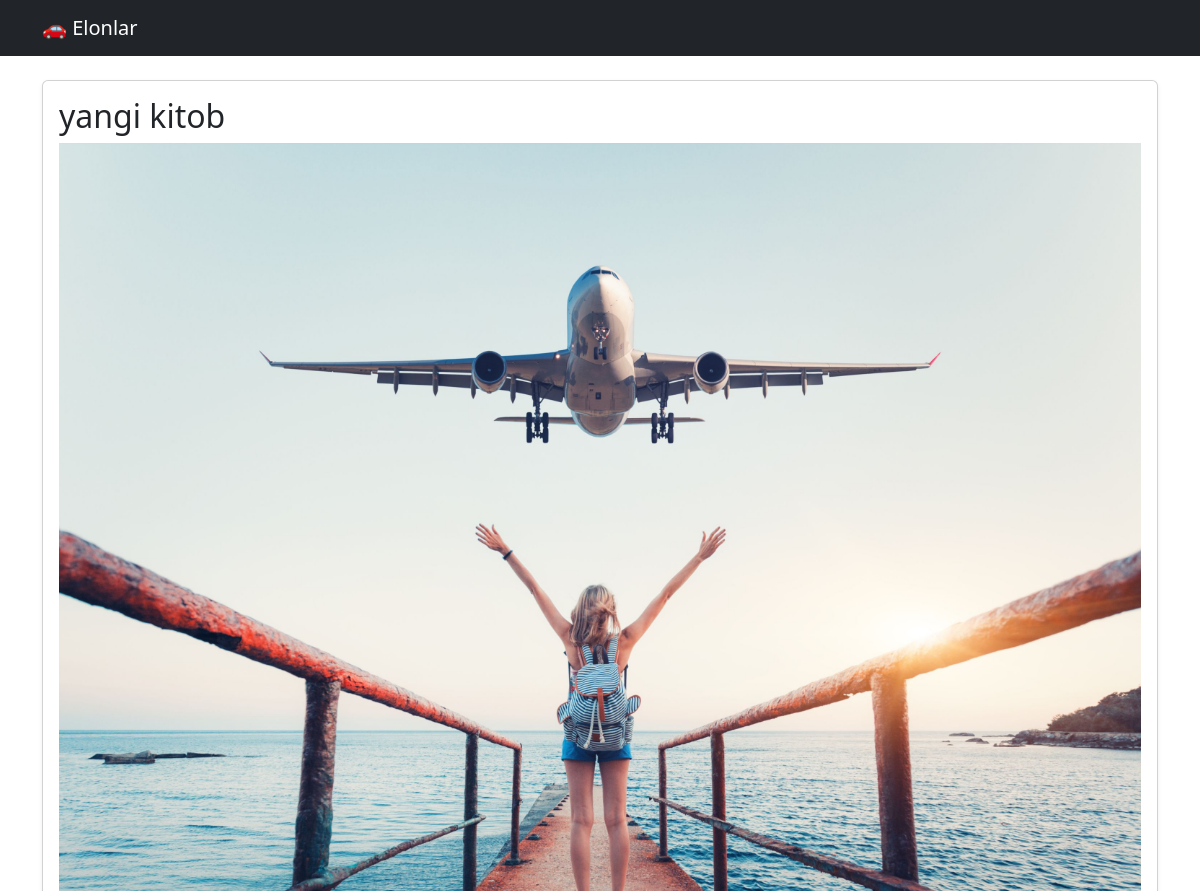
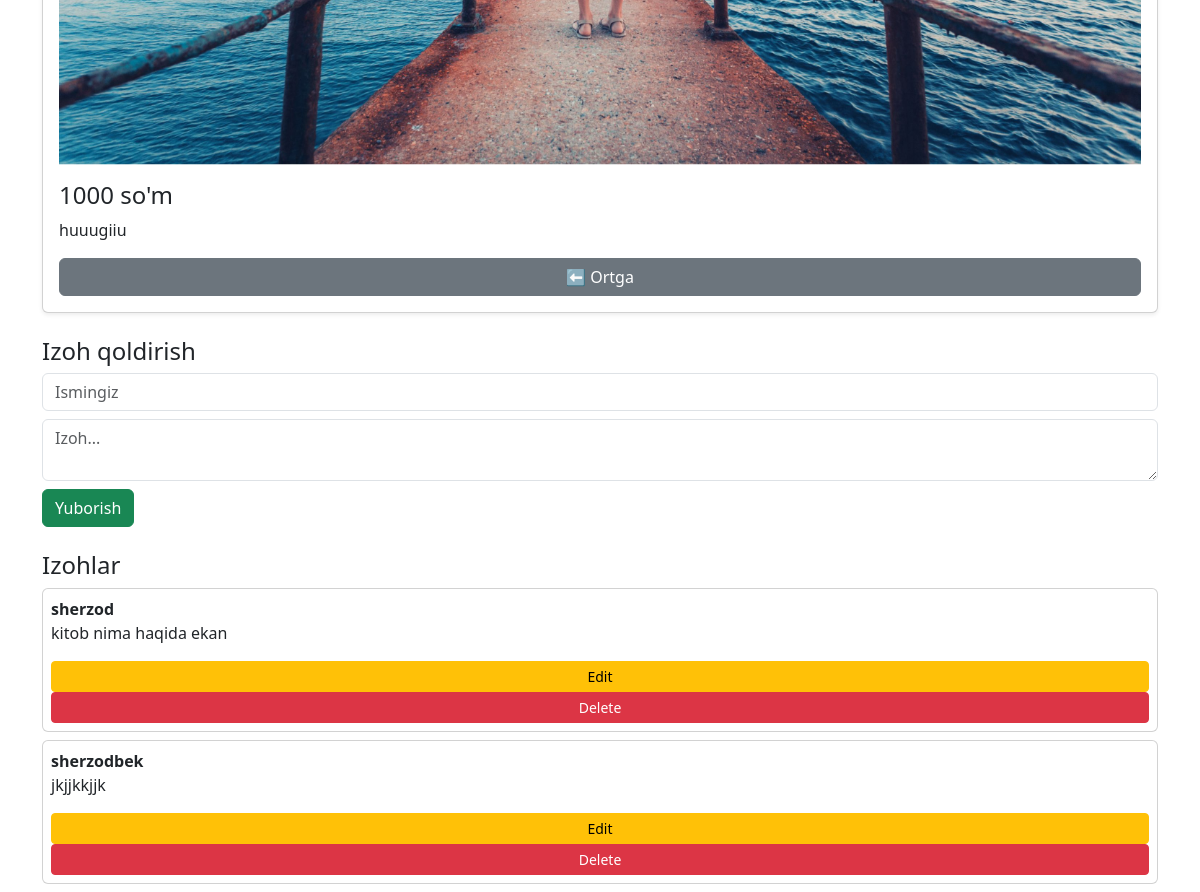
Screenshot of /elon/6/ with the database file from the repository (2 pictures, top to bottom).
### elon/models.py (models this page shows, shortened)
class Elon(models.Model):
    title = models.CharField(max_length=200)
    price = models.IntegerField()
    description = models.TextField()
    image = models.ImageField(upload_to='elons/')
    category = models.ForeignKey(Category, on_delete=models.CASCADE)

class Comment(models.Model):
    elon = models.ForeignKey(Elon, on_delete=models.CASCADE, related_name='comments')
    name = models.CharField(max_length=100)
    text = models.TextField()
    created_at = models.DateTimeField(auto_now_add=True)

### elon/views.py (the view)
# urls.py: path('elon/<int:id>/', views.elon_detail, name='detail'),
def elon_detail(request, id):
    elon = get_object_or_404(Elon, id=id)
    return render(request, 'detail.html', {'elon': elon})

### elon/templates/detail.html (shortened to what this page needs)
{% extends 'base.html' %}
{% block content %}
<div class="card shadow-sm p-3">
    <h2>{{ elon.title }}</h2>
    {% if elon.image %}
        <img src="{{ elon.image.url }}" class="img-fluid mb-3">
    {% endif %}
    <h4>{{ elon.price }} so'm</h4>
    <p>{{ elon.description }}</p>
    <a href="{% url 'home' %}" class="btn btn-secondary">
        ⬅ Ortga
    </a>
</div>
<h4 class="mt-4">Izoh qoldirish</h4>
<form method="POST" action="{% url 'add_comment' elon.id %}">
    <input type="text" name="name" placeholder="Ismingiz" class="form-control mb-2">
    <textarea name="text" placeholder="Izoh..." class="form-control mb-2"></textarea>
    <button type="submit" class="btn btn-success">
        Yuborish
    </button>
</form>
<h4 class="mt-4">Izohlar</h4>
{% for comment in elon.comments.all %}
<div class="card p-2 mb-2">
    <strong>{{ comment.name }}</strong>
    <p>{{ comment.text }}</p>
    <a href="{% url 'update_comment' comment.id %}" class="btn btn-warning btn-sm">
        Edit
    </a>
    <a href="{% url 'delete_comment' comment.id %}" class="btn btn-danger btn-sm">
        Delete
    </a>
</div>
{% endfor %}
{% endblock %}

### rows the page displays
Elon: title "yangi kitob", image (picture), price "1000", description "huuugiiu"
Comment: name "sherzod", text "kitob nima haqida ekan"
Comment: name "sherzodbek", text "jkjjkkjjk"
